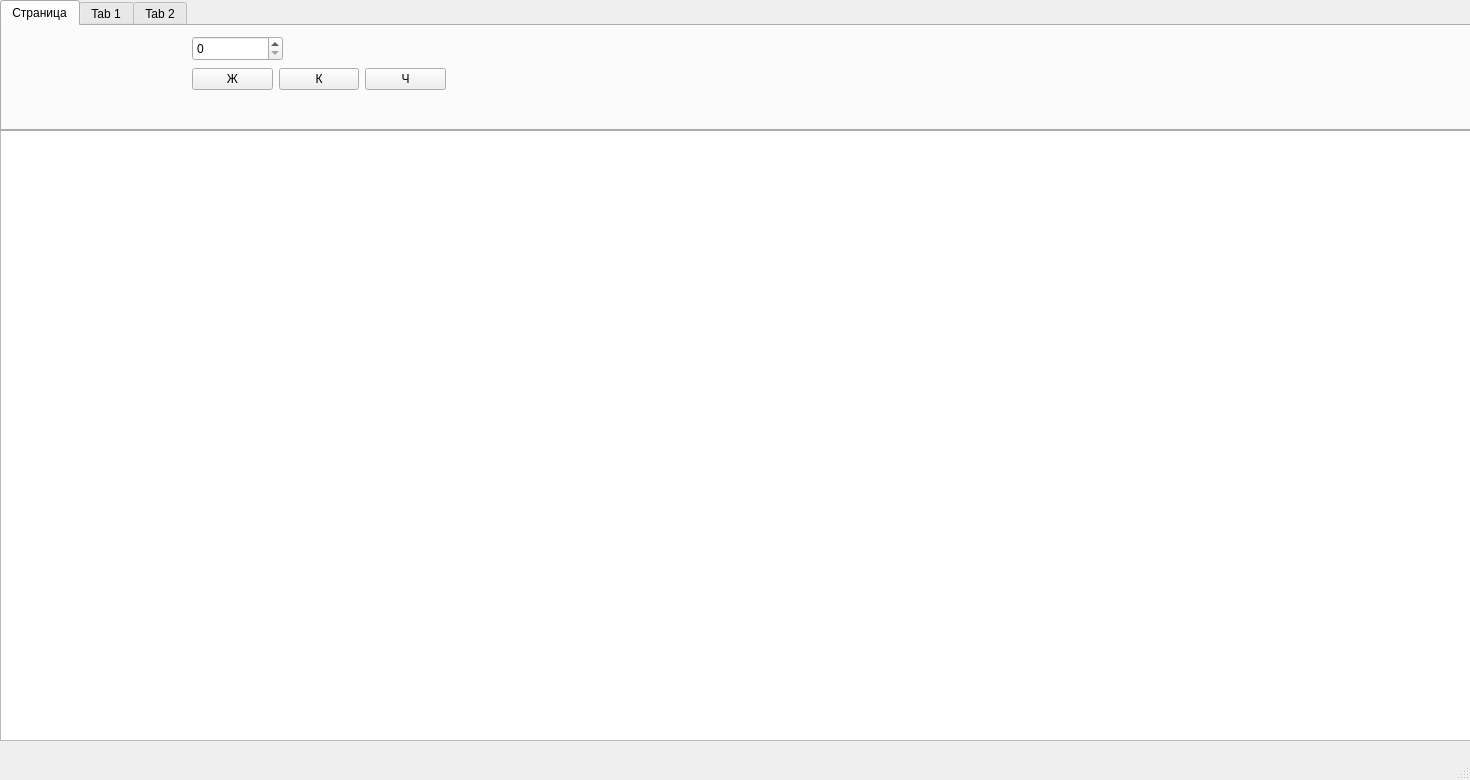
<?xml version="1.0" encoding="UTF-8"?>
<ui version="4.0">
 <class>MainTable</class>
 <widget class="QMainWindow" name="MainTable">
  <property name="geometry">
   <rect>
    <x>0</x>
    <y>0</y>
    <width>1470</width>
    <height>780</height>
   </rect>
  </property>
  <property name="windowTitle">
   <string>MainTable</string>
  </property>
  <widget class="QWidget" name="centralwidget">
   <widget class="QTableWidget" name="tableWidget">
    <property name="geometry">
     <rect>
      <x>0</x>
      <y>130</y>
      <width>1471</width>
      <height>611</height>
     </rect>
    </property>
   </widget>
   <widget class="QTabWidget" name="tabWidget">
    <property name="geometry">
     <rect>
      <x>0</x>
      <y>0</y>
      <width>1471</width>
      <height>131</height>
     </rect>
    </property>
    <property name="currentIndex">
     <number>0</number>
    </property>
    <widget class="QWidget" name="Main">
     <attribute name="title">
      <string>Страница</string>
     </attribute>
     <widget class="QSpinBox" name="spinBox">
      <property name="geometry">
       <rect>
        <x>190</x>
        <y>10</y>
        <width>91</width>
        <height>25</height>
       </rect>
      </property>
      <property name="acceptDrops">
       <bool>false</bool>
      </property>
      <property name="toolTipDuration">
       <number>-1</number>
      </property>
      <property name="layoutDirection">
       <enum>Qt::LeftToRight</enum>
      </property>
      <property name="buttonSymbols">
       <enum>QAbstractSpinBox::UpDownArrows</enum>
      </property>
      <property name="maximum">
       <number>90</number>
      </property>
      <property name="stepType">
       <enum>QAbstractSpinBox::DefaultStepType</enum>
      </property>
     </widget>
     <widget class="QWidget" name="layoutWidget">
      <property name="geometry">
       <rect>
        <x>190</x>
        <y>40</y>
        <width>254</width>
        <height>26</height>
       </rect>
      </property>
      <layout class="QHBoxLayout" name="horizontalLayout">
       <item>
        <widget class="QPushButton" name="pushButton">
         <property name="text">
          <string>Ж</string>
         </property>
        </widget>
       </item>
       <item>
        <widget class="QPushButton" name="pushButton_2">
         <property name="text">
          <string>К</string>
         </property>
        </widget>
       </item>
       <item>
        <widget class="QPushButton" name="pushButton_3">
         <property name="text">
          <string>Ч</string>
         </property>
        </widget>
       </item>
      </layout>
     </widget>
    </widget>
    <widget class="QWidget" name="Vstavka">
     <attribute name="title">
      <string>Tab 1</string>
     </attribute>
    </widget>
    <widget class="QWidget" name="View">
     <attribute name="title">
      <string>Tab 2</string>
     </attribute>
    </widget>
   </widget>
  </widget>
  <widget class="QMenuBar" name="menubar">
   <property name="geometry">
    <rect>
     <x>0</x>
     <y>0</y>
     <width>1470</width>
     <height>21</height>
    </rect>
   </property>
  </widget>
  <widget class="QStatusBar" name="statusbar"/>
 </widget>
 <resources/>
 <connections/>
</ui>
